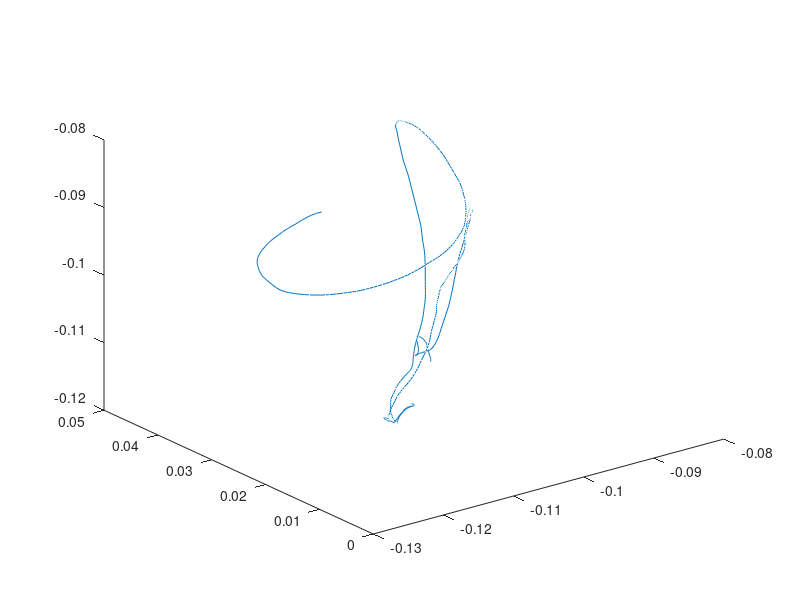

MATLAB code for this plot:
fileID = fopen('trajectory_1.dat','r');
A = fscanf(fileID,'%f%f%f%f%f%f%f%f\n');
fclose(fileID);

A = reshape(A, 8, [] )';

%disp(A);


plot3(A(:,1), A(:,2), A(:,3))
